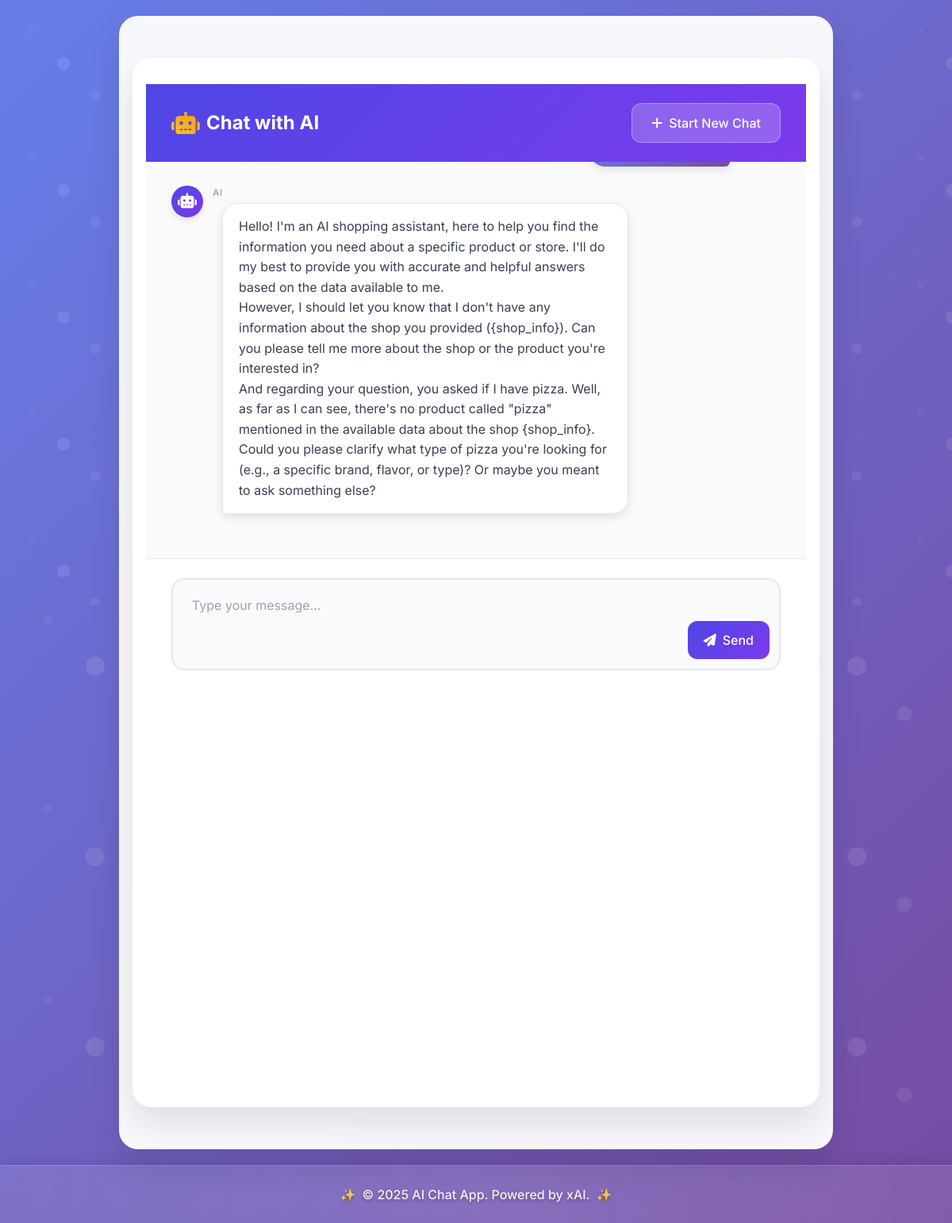
/chat/e1e010471d564acab18d0a8c27c4f712/, run on the app's committed database.
### chats/models.py (models this page shows, shortened)
class Message(models.Model):
    session = models.ForeignKey(ChatSession, on_delete=models.CASCADE, related_name='messages')
    sender = models.CharField(max_length=10, choices=(('human', 'Human'), ('ai', 'AI')))
    text = models.TextField()
    created = models.DateTimeField(auto_now_add=True)

### chats/views.py (the view)
# urls.py: path('<str:id>/', chat_view, name='chat'),
def chat_view(request, id):
    session = get_object_or_404(ChatSession, id=id)
    if request.method == 'POST':
        form = ChatForm(request.POST)
        if form.is_valid():
            user_input = form.cleaned_data['user_input']
            recent_messages = session.messages.order_by('-created')[:3][::-1]
            ai_response, detected_issue = generate_response(user_input, recent_messages, session.id)
            Message.objects.create(session=session, sender='human', text=user_input)
            Message.objects.create(session=session, sender='ai', text=ai_response)
            if detected_issue and detected_issue.strip().upper() != "NO_ISSUE":
                IssueReport.objects.create(
                    session=session,
                    user_message=user_input,
                    detected_issue=detected_issue
                )
            return redirect('chats:chat', id=session.id)
    else:
        form = ChatForm()
    chat_history = session.messages.order_by('created')
    return render(request, 'chat.html', {
        'form': form,
        'chat_history': chat_history,
        'session': session,
    })

### chats/forms.py
class ChatForm(forms.Form):
    user_input = forms.CharField(
        label="Your Message",
        max_length=500,
        widget=forms.Textarea(attrs={
            "rows": 3,
            "placeholder": "Ask me anything...",
        })
    )

### chats/templates/chat.html (shortened to what this page needs)
{% extends "base.html" %}
{% load widget_tweaks %}
{% load markdownify %}
{% block content %}
<div class="container">
    <div class="header-section">
        <div class="d-flex justify-content-between align-items-center mb-4">
            <h2 class="mb-0"><i class="fas fa-robot me-2"></i>Chat with AI</h2>
            <a href="{% url 'chats:new_chat' %}" class="btn btn-outline-primary">
                <i class="fas fa-plus"></i> Start New Chat
            </a>
        </div>
    </div>
    <div class="chat-container" id="chat-container">
        {% for msg in chat_history %}
            <div class="chat-message {{ msg.sender }}">
                {% if msg.sender == 'ai' %}
                    <div class="message-wrapper">
                        <div class="avatar">
                            <i class="fas fa-robot"></i>
                        </div>
                        <div>
                            <div class="message-sender">{{ msg.sender|capfirst }}</div>
                            <div class="message-bubble">{{ msg.text|markdownify }}</div>
                        </div>
                    </div>
                {% else %}
                    <div class="message-wrapper">
                        <div>
                            <div class="message-bubble">{{ msg.text|markdownify }}</div>
                        </div>
                    </div>
                {% endif %}
            </div>
        {% empty %}
            <p class="no-messages">No messages yet. Start the conversation!</p>
        {% endfor %}
    </div>
    <div class="input-section">
        <form method="post" class="input-form">
            <div class="flex-grow-1">
                {% render_field form.user_input class="form-control" placeholder="Type your message..." %}
            </div>
            <button type="submit" class="btn btn-primary">
                <i class="fas fa-paper-plane"></i> Send
            </button>
        </form>
    </div>
</div>
{% endblock %}

### chats/templates/base.html (style rules this page uses)
:root { --primary-gradient: linear-gradient(135deg, #667eea 0%, #764ba2 100%); --secondary-gradient: linear-gradient(135deg, #4f46e5 0%, #7c3aed 100%); --accent-gradient: linear-gradient(135deg, #f093fb 0%, #f5576c 100%); --bg-gradient: linear-gradient(135deg, #667eea 0%, #764ba2 100%); --glass-bg: rgba(255, 255, 255, 0.1); --glass-border: rgba(255, 255, 255, 0.2); --shadow-light: 0 8px 32px rgba(31, 38, 135, 0.37); --shadow-dark: 0 8px 32px rgba(0, 0, 0, 0.3); }
* { margin: 0; padding: 0; box-sizing: border-box; }
body { font-family: 'Inter', sans-serif; background: var(--bg-gradient); min-height: 100vh; display: flex; flex-direction: column; position: relative; overflow-x: hidden; }
body::before { content: ''; position: fixed; top: 0; left: 0; width: 100%; height: 100%; z-index: -1; animation: float 20s ease-in-out infinite; }
.container { max-width: 1000px; flex: 1; display: flex; flex-direction: column; padding: 2rem 1rem; position: relative; z-index: 1; }
.container::before { content: ''; position: absolute; top: 20px; right: 20px; width: 100px; height: 100px; background: radial-gradient(circle, rgba(255,255,255,0.1) 0%, transparent 70%); border-radius: 50%; animation: pulse 3s ease-in-out infinite; pointer-events: none; }

### data on the page
Message: sender "AI", text "Hello! I'm an AI shopping assistant, here to help you find the information you need about a specific product or store. I'll do my best to provide you with accurate and helpful answers based on the data available to me. However, I should let you know that I don't have any information about the shop you provided ({shop_info}). Can you please tell me more about the shop or the product you're interested in? And regarding your question, you asked if I have pizza. Well, as far as I can see, there's no product called \"pizza\" mentioned in the available data about the shop {shop_info}. Could you please clarify what type of pizza you're looking for (e.g., a specific brand, flavor, or type)? Or maybe…"
